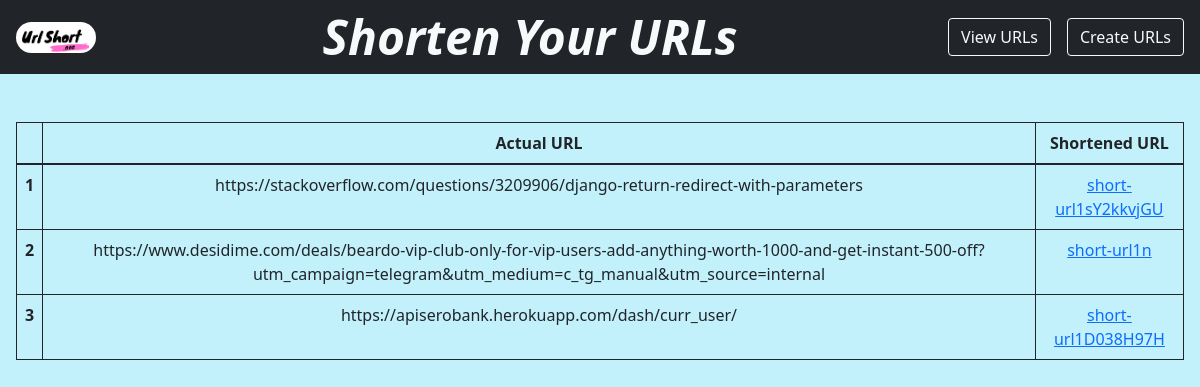
Screenshot of /view/ with the database file from the repository.
### urlapp/models.py (models this page shows)
class url(models.Model):
    short_url = models.CharField(max_length=200)
    actual_url = models.CharField(max_length=50, unique=True)

### urlapp/views.py (the view)
# urls.py: path('view/', views.view_urls, name='viewUrl'),
def view_urls(request):
    all_urls = url.objects.all()
    return render(request, 'view.html', {'urls': all_urls})

### templates/view.html
{% extends 'navbar.html' %}
{% block main %}
<div class='ps-3 pe-3 mt-5'>
    <form  method='GET' align='center' >
        <table class="table table-bordered border border-dark ">
            <thead>
                <tr>
                    <th scope='col'></th>
                    <th scope='col'>Actual URL</th>
                    <th scope='col'>Shortened URL</th>
                </tr>
            </thead>
            <tbody>
                {% for url in urls %}
                    <tr>
                        <th scope='row'>{{url.id}}</th>
                        <td><a>{{url.actual_url}}</a></td>
                        <td><a href='/url/{{url.short_url}}'>{{url.short_url}}</a></td>
                    </tr>
                {% endfor %}
            </tbody>
        </table>
    </form>
</div>
{% endblock %}

### templates/navbar.html (shortened to what this page needs)
<!DOCTYPE html>
<html lang="en">
<head>
    <link href="https://cdn.jsdelivr.net/npm/bootstrap@5.1.3/dist/css/bootstrap.min.css" rel="stylesheet">
</head>
<body class='bg-info bg-opacity-25'>
    {% block body %}
        <nav class="navbar navbar-expand-sm bg-dark ">
            <a class="navbar-brand">
                {% load static %}
                <img src="{% static 'urlapp/logo.png' %}" width="80px" alt="home" class=" ms-3 rounded-pill">
            </a>
            <div class="container fst-italic text-light text-center justify-content-center fw-bold display-5  ">
                Shorten Your URLs
            </div>
            <a type="button" class="mr-auto me-3 btn text-nowrap btn-outline-light btn-m " href="/view"> View URLs</a>
            <a type="button" class="mr-auto me-3 btn text-nowrap btn-outline-light btn-m " href="/"> Create URLs</a>
        </nav>
        {% block main %}
        {% endblock %}
    {% endblock %}
</body>
</html>

### rows the page displays
url: id "1", actual_url "https://stackoverflow.com/questions/3209906/django-return-redirect-with-parameters", short_url "short-url1sY2kkvjGU"
url: id "2", actual_url "https://www.desidime.com/deals/beardo-vip-club-only-for-vip-users-add-anything-worth-1000-and-get-instant-500-off?utm_campaign=telegram&utm_medium=c_tg_manual&utm_source=internal", short_url "short-url1n"
url: id "3", actual_url "https://apiserobank.herokuapp.com/dash/curr_user/", short_url "short-url1D038H97H"
